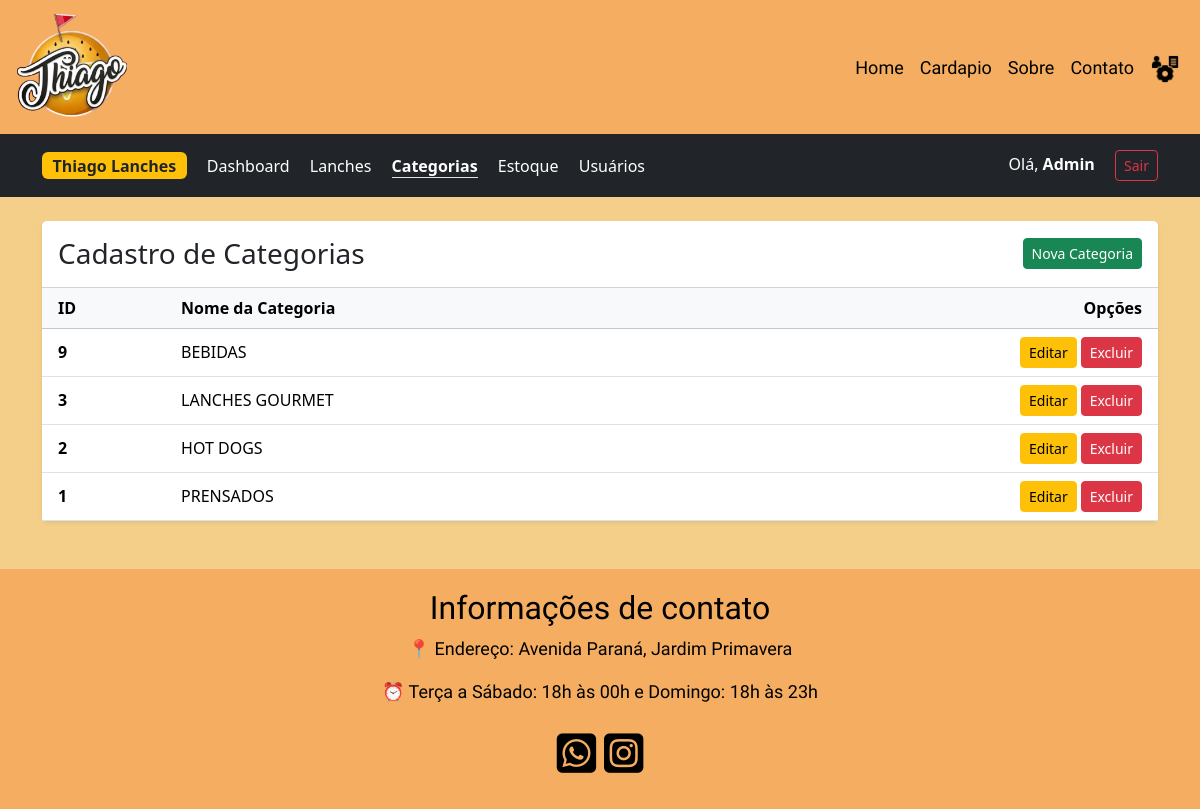
The page /index.php?param=admin&aba=categorias (signed in) on the database its author committed.
### tables this page shows
CREATE TABLE `categoria` (
  `id_categoria` int(11) NOT NULL,
  `nome_categoria` varchar(100) NOT NULL
);

### pagina/categoria/listar.php (the view)
<div class="card shadow-sm border-0">
    <div class="card-header bg-white d-flex justify-content-between align-items-center py-3">
        <h3 class="m-0">Cadastro de Categorias</h3>
        <a href="index.php?param=admin&aba=categorias&acao=novo" class="btn btn-success btn-sm">Nova Categoria</a>
    </div>
    <div class="card-body p-0">
        <table class="table table-hover align-middle mb-0">
            <thead class="table-light">
                <tr>
                    <th class="ps-3">ID</th>
                    <th>Nome da Categoria</th>
                    <th class="text-end pe-3">Opções</th>
                </tr>
            </thead>
            <tbody>
                <?php
                $res = $conn->query("SELECT * FROM categoria ORDER BY id_categoria DESC");
                if ($res && $res->num_rows > 0):
                    while ($row = $res->fetch_assoc()):
                        $nomeCat = $row['nome'] ?? $row['nome_categoria'] ?? 'Sem nome';
                ?>
                    <tr>
                        <td class="ps-3 fw-bold"><?php echo $row['id_categoria']; ?></td>
                        <td><?php echo $nomeCat; ?></td>
                        <td class="text-end pe-3">
                            <div class="d-flex justify-content-end align-items-center gap-1">
                                <a href="index.php?param=admin&aba=categorias&acao=editar&id=<?php echo $row['id_categoria']; ?>" class="btn btn-warning btn-sm">Editar</a>
                                <a href="#" class="btn btn-danger btn-sm btn-deletar" data-nome="<?php echo $nomeCat; ?>" data-url="index.php?param=admin&aba=categorias&acao=excluir&id=<?php echo $row['id_categoria']; ?>">Excluir</a>
                            </div>
                        </td>
                    </tr>
                <?php endwhile; endif; ?>
            </tbody>
        </table>
    </div>
</div>

### css/index.css (style rules this page uses)
* { margin: 0; padding: 0; }
body { background-color:#f4cf8a; }

### rows shown on the page
categoria: id_categoria "9", nome_categoria "BEBIDAS"
categoria: id_categoria "3", nome_categoria "LANCHES GOURMET"
categoria: id_categoria "2", nome_categoria "HOT DOGS"
categoria: id_categoria "1", nome_categoria "PRENSADOS"

### other values the page prints
$_SESSION["thiagolanche"]["nome"] "Admin"
